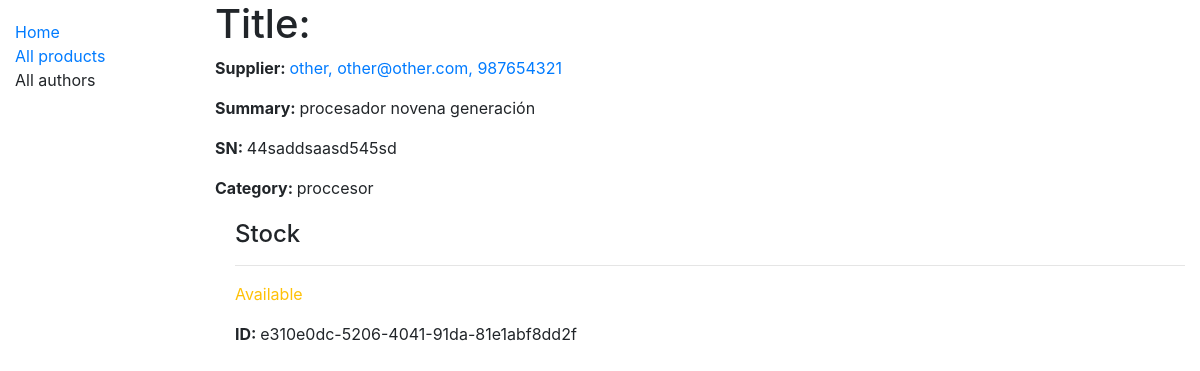
The app's page /inventory/product/1 with its own data.
### inventory/models.py (models this page shows, shortened)
class Product(models.Model):
    title = models.CharField(max_length=200)
    supplier = models.ForeignKey('Supplier', on_delete=models.SET_NULL, null=True)
    summary = models.TextField(max_length=1000, help_text='Enter a brief description of the product')
    sn = models.CharField('SN', max_length=30, help_text='30 Char MaxSize <a href="https://en.wikipedia.org/wiki/Serial_number">S/N</a>')
    category = models.ManyToManyField(Category, help_text='Select a Category for this product')
    def display_category(self):
        """Create a string for category. This is required to display category in Admin."""
        return ', '.join(category.name for category in self.category.all()[:3])
    display_category.short_description = 'Category'

class Supplier(models.Model):
    business_name = models.CharField(max_length=100)
    business_email = models.EmailField(max_length=100)
    cif = models.CharField(max_length=9)
    class Meta:
        ordering = ['business_name', 'cif']
    def __str__(self):
        return f'{self.business_name}, {self.business_email}, {self.cif}'

class Category(models.Model):
    name = models.CharField(max_length=200, help_text='Enter a product Category (e.g. Motherboard, CPU)')
    def __str__(self):
        return self.name

class ProductInstance(models.Model):
    id = models.UUIDField(primary_key=True, default=uuid.uuid4, help_text='Unique ID for this particular product across whole inventory')
    product = models.ForeignKey('Product', on_delete=models.SET_NULL, null=True)
    register_date = models.DateField(null=True, blank=True)
    PRODUCT_STATE = (
        ('a', 'Available'),
        ('s', 'Sold'),
        ('i', 'Incoming'),
        ('r', 'Reserved'),
    )
    status = models.CharField(
        max_length=1,
        choices=PRODUCT_STATE,
        blank=True,
        default='i',
        help_text='Product availability',
    )
    class Meta:
        ordering = ['register_date']

### inventory/views.py (the view)
# urls.py: path('product/<int:pk>', views.ProductDetailView.as_view(), name='product-detail')
class ProductDetailView(generic.DetailView):
    model = Product

### inventory/templates/inventory/product_detail.html (shortened to what this page needs)
{% extends "base_generic.html" %}
{% block content %}
    <h1>Title: {{ product.title }}</h1>
    <p><strong>Supplier: </strong> <a href="">{{ product.supplier }}</a></p>
    <p><strong>Summary: </strong>{{ product.summary }}</p>
    <p><strong>SN: </strong>{{ product.sn }}</p>
    <p><strong>Category: </strong>{{ product.category.all|join:", " }}</p>
    <div style="margin-left: 20px; margin-top: 20px">
        <h4>Stock</h4>
        {% for stock in product.productinstance_set.all %}
            <hr>
            <p class="{% if copy.status == 'a' %}text-success{% elif copy.status == 's' %}text-danger{% else %}text-warning{% endif %}">
                {{ stock.get_status_display }}
            </p>
            <p><strong>ID: </strong>{{ stock.id }}</p>
        {% endfor %}
    </div>
{% endblock %}

### records on screen
Product: supplier "other, other@other.com, 987654321", summary "procesador novena generación", sn "44saddsaasd545sd", category.all "proccesor"
ProductInstance: status "Available", id "e310e0dc-5206-4041-91da-81e1abf8dd2f"
